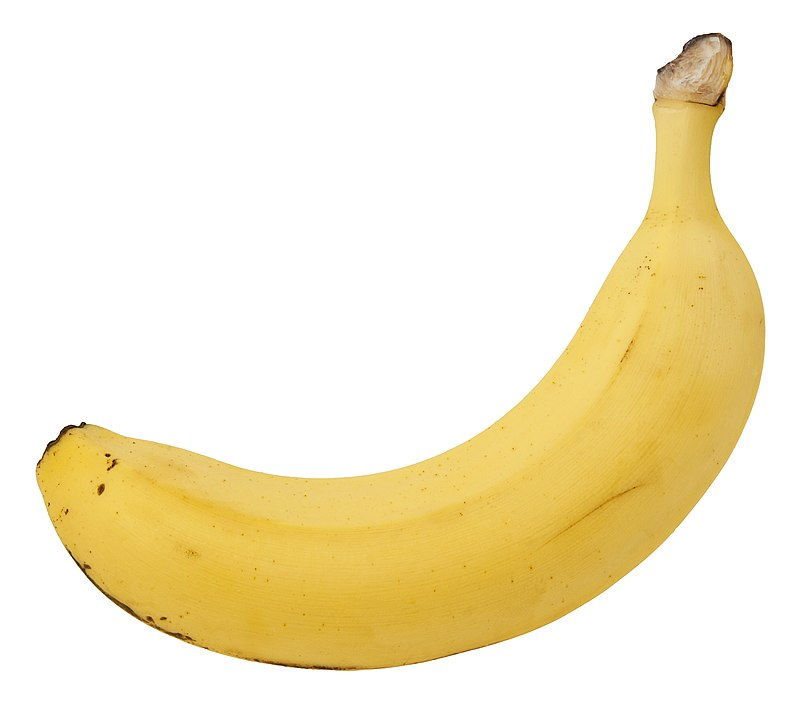
#> input picture Dataset/Training/NonPalmOil/Banana-Single.jpg, 800 x 705 px
$ python -i 'Palm Oil AI.py'   (imports and definitions only)
#> lines starting #> are read from the running program, lines starting #| are printed output that depends on the picture; after the words box and inside, x2 and y2 are one past the last pixel; in counts of white or black regions, pixels touching at a corner belong together
# Import Libraries
import tensorflow as tf
from tensorflow.keras.preprocessing.image import ImageDataGenerator, load_img, img_to_array
from tensorflow.keras import layers, models
import numpy as np
import matplotlib.pyplot as plt
import os
import cv2
from PIL import Image  # Import OpenCV for stereo depth estimation

# Define directories
train_dir = r"Dataset/Training"  # This should now point to the parent directory containing both Palmoil and Non_Palmoil
val_dir = r"Dataset/Verification"  # Update this path if you have a validation set

def is_valid_image(file_path):
    valid_extensions = ('.jpg', '.jpeg', '.png')
    return file_path.lower().endswith(valid_extensions)

# [2 lines not run here, left out]

# [9 lines left out: function verify_images_in_directory, not called in this run]

def detect_fruit_and_draw_bounding_boxes(image_path, size_to_weight_ratio=1):
    # Load the image
#> called with size_to_weight_ratio = 1
    image = cv2.imread(image_path)
#> image is the input picture: shape (705, 800, 3); mean B, G, R 204.2, 235.4, 246.1
    if image is None:
        print("Could not load image. Check the path.")
        return

    # Convert to grayscale
    gray = cv2.cvtColor(image, cv2.COLOR_BGR2GRAY)
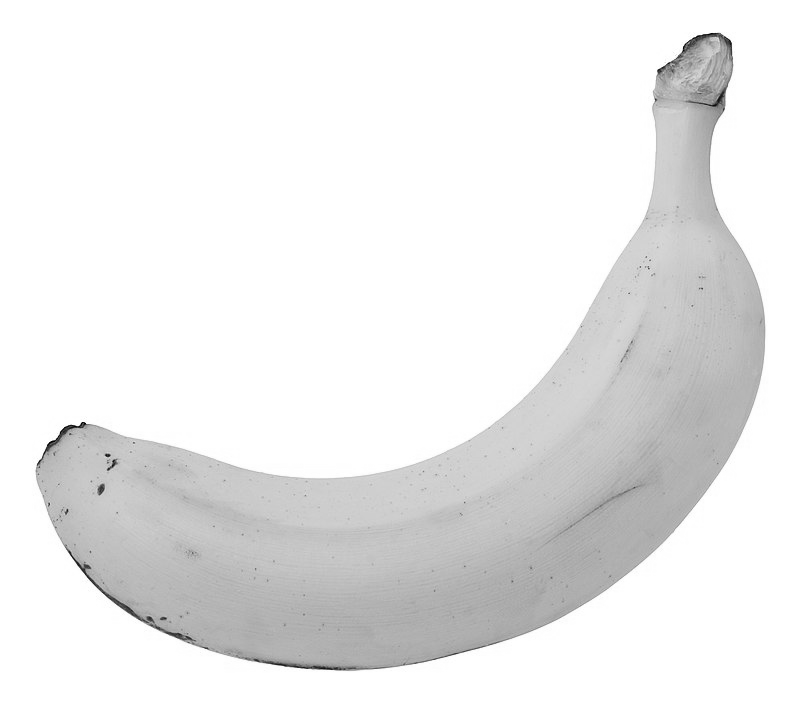
#> gray: shape (705, 800); min 2, max 255, mean 235.1

    # Apply GaussianBlur and Thresholding for better contour detection
    blurred = cv2.GaussianBlur(gray, (5, 5), 0)
    _, threshold = cv2.threshold(blurred, 150, 255, cv2.THRESH_BINARY_INV)
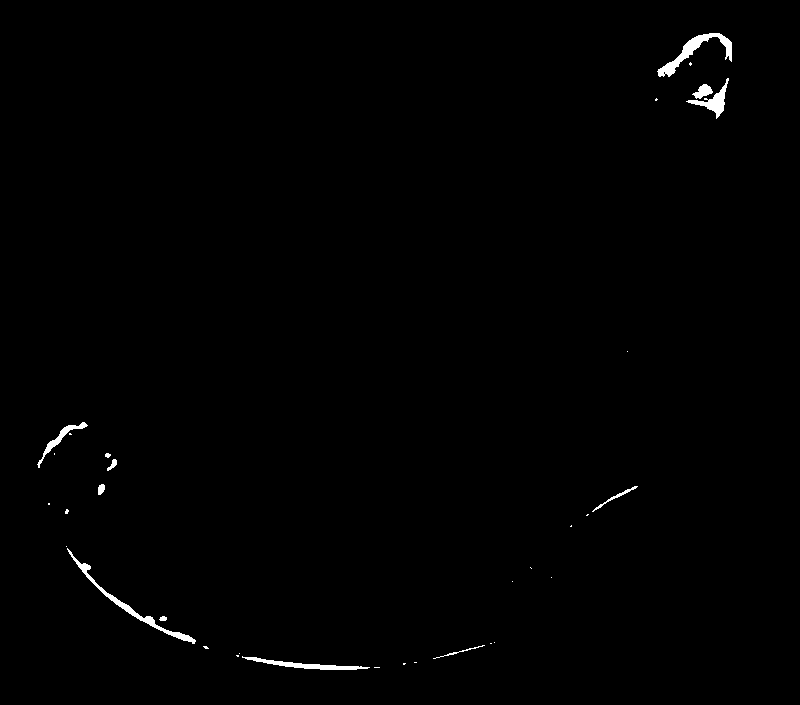
#> threshold: shape (705, 800); 0.61% white; 33 white regions (21 under 20 px)

    # Find contours
    contours, _ = cv2.findContours(threshold, cv2.RETR_EXTERNAL, cv2.CHAIN_APPROX_SIMPLE)
#> contours = 33 contours, 22 with area under 20; largest, box (x1, y1, x2, y2) and area: (657, 33, 732, 77) 694, (67, 548, 196, 644) 608, (242, 656, 370, 670) 392, (686, 78, 729, 119) 374, (37, 422, 88, 468) 258

    for contour in contours:
        # Get the bounding box
        x, y, w, h = cv2.boundingRect(contour)

        # Calculate the size (area) and estimate the weight
        area = w * h  # Approximate area of the bounding box
        estimated_weight = area * size_to_weight_ratio  # Adjust ratio as needed

        # Draw the bounding box
        cv2.rectangle(image, (x, y), (x + w, y + h), (0, 255, 0), 2)
        cv2.putText(image, f"Weight: {estimated_weight:.2f} kg", (x, y - 10),
                    cv2.FONT_HERSHEY_SIMPLEX, 0.5, (255, 0, 0), 2)
#> this loop made 33 passes
#> (x, y, w, h, area, estimated_weight) on passes 4, 8, 11, 15, 19, 21, 22, 23, 24, 27, 30, 31: (242, 656, 128, 14, 1792, 1792), (433, 645, 52, 14, 728, 728), (159, 616, 8, 5, 40, 40), (67, 548, 129, 96, 12384, 12384), (65, 509, 4, 5, 20, 20), (592, 486, 46, 26, 1196, 1196), (98, 484, 7, 11, 77, 77), (107, 459, 10, 12, 120, 120), (105, 453, 6, 5, 30, 30), (37, 422, 51, 46, 2346, 2346), (692, 84, 21, 15, 315, 315), (686, 78, 43, 41, 1763, 1763)
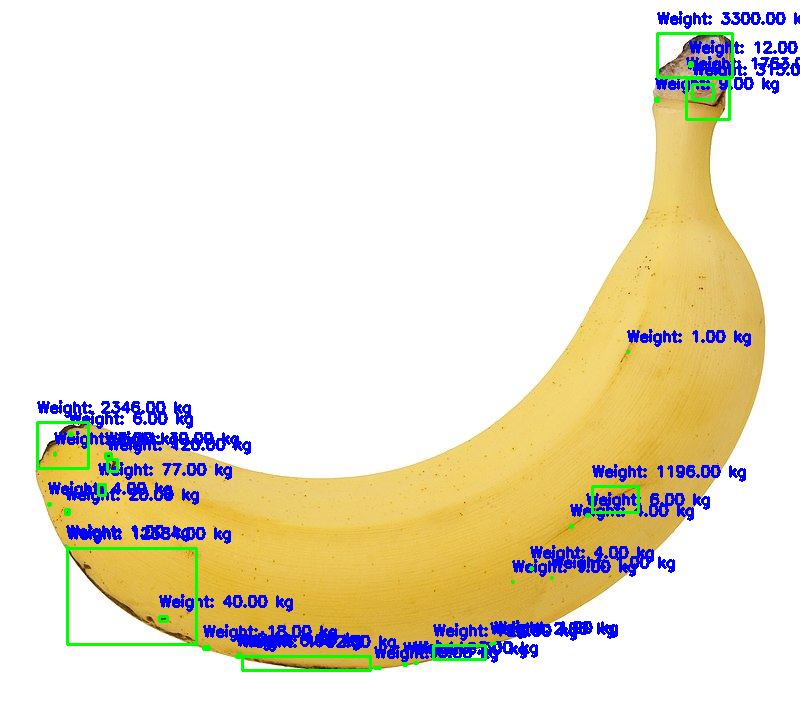
#> image: shape (705, 800, 3); 5.36% of pixels changed, all inside (x1, y1, x2, y2) = (36, 11, 800, 672)

    # Display the image with bounding boxes
    cv2.imshow("Palm Fruit Detection", image)
    cv2.waitKey(0)
    cv2.destroyAllWindows()


# Creating Data Generator Instances
# [10 lines that did not run here, left out]

# [1 line that did not run here, left out]

# Create Generators
# [6 lines that did not run here, left out]

# [19 lines not run here, left out]

# your mom
# [11 lines that did not run here, left out]

# Compile the model
# [6 lines not run here, left out]

# Train the Model
# [14 lines that did not run here, left out]

# Save the trained model
# [26 lines not run here, left out]

# Test a Single Image
# [20 lines left out: functions load_and_preprocess_image, classify_image, not called in this run]

# Example usage for classification
test_image_path = r"Dataset/example image.jpg"  # Update this path
# [1 line not run here, left out]

# Stereo Depth Estimation Parameters
focal_length = 800  # Replace with your camera's focal length in pixels
baseline = 0.06     # Distance between cameras in meters (replace with actual)

# [54 lines left out: functions compute_distance, compute_disparity_and_distance, not called in this run]

# Having A Stroke

#Define Required Paths For Distance Estimation
left_image_path = r"Dataset/left.jpeg"
right_image_path = r"Dataset/right.jpeg"

#Run Functions for distance/boundingboxes
# [2 lines not run here, left out]

>>> result = detect_fruit_and_draw_bounding_boxes('Dataset/Training/NonPalmOil/Banana-Single.jpg')
